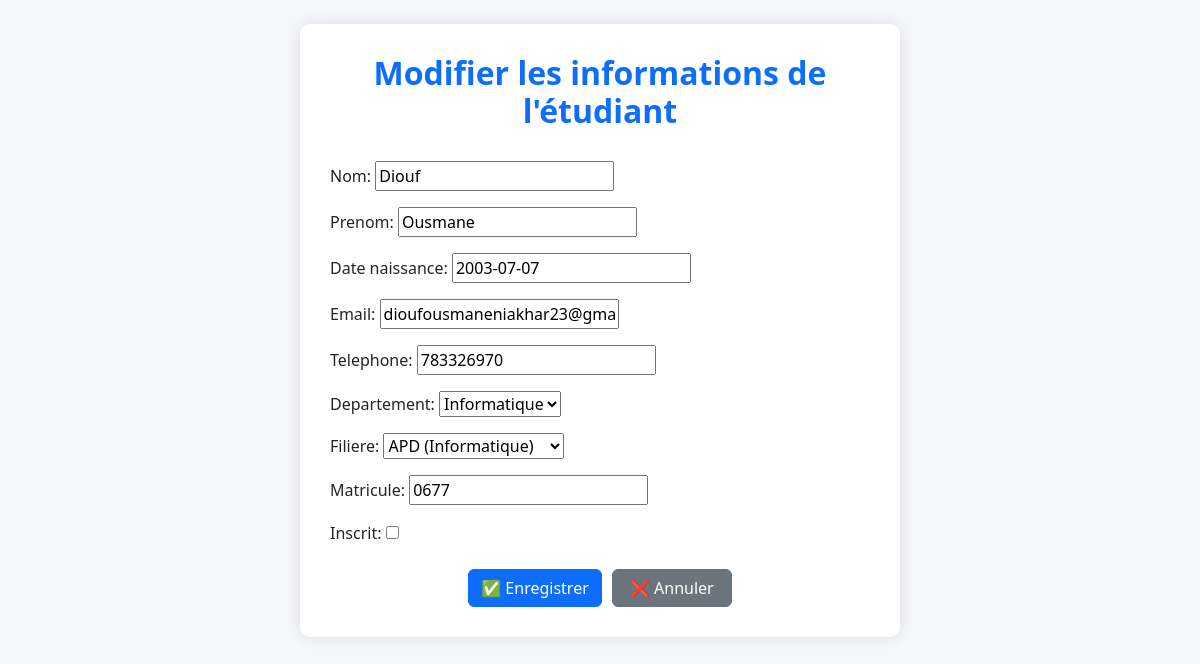
/modifier/1/, run on an earlier commit of the app's database.
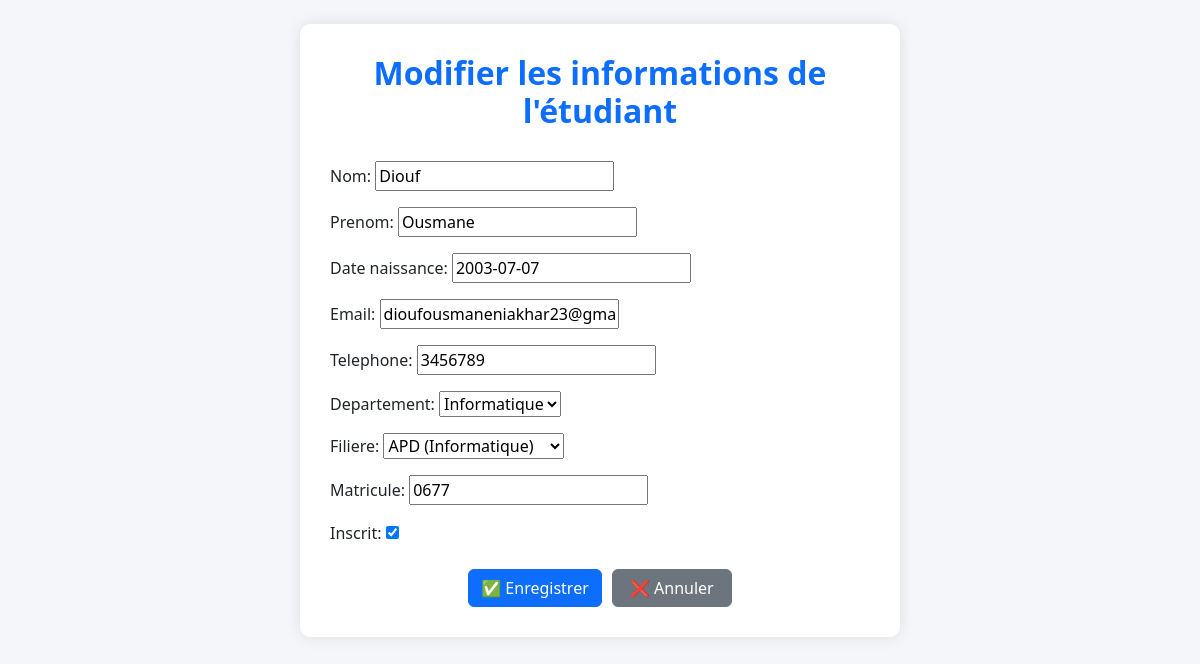
And on a later commit of the database.
### etudiants/models.py (models this page shows, shortened)
class Etudiant(models.Model):
    nom = models.CharField(max_length=100)
    prenom = models.CharField(max_length=100)
    date_naissance = models.DateField()
    email = models.EmailField()
    telephone = models.CharField(max_length=20)
    departement = models.ForeignKey(Departement, on_delete=models.CASCADE)
    filiere = models.ForeignKey(Filiere, on_delete=models.CASCADE)
    matricule = models.CharField(max_length=20, unique=True)
    date_inscription = models.DateField(auto_now_add=True)
    inscrit = models.BooleanField(default=False)  # ✅ Nouveau champ
    class Meta:
        verbose_name = "Étudiant"
        verbose_name_plural = "Étudiants"

class Departement(models.Model):
    nom = models.CharField(max_length=100)
    class Meta:
        verbose_name = "Département"
        verbose_name_plural = "Départements"
    def __str__(self):
        return self.nom

class Filiere(models.Model):
    nom = models.CharField(max_length=100)
    departement = models.ForeignKey(Departement, on_delete=models.CASCADE)
    class Meta:
        verbose_name = "Filière"
        verbose_name_plural = "Filières"
    def __str__(self):
        return f"{self.nom} ({self.departement.nom})"

### etudiants/views.py (the view)
# urls.py: path('modifier/<int:etudiant_id>/', views.modifier_etudiant, name='modifier_etudiant'),
def modifier_etudiant(request, etudiant_id):
    etudiant = get_object_or_404(Etudiant, id=etudiant_id)
    if request.method == 'POST':
        form = EtudiantForm(request.POST, instance=etudiant)
        if form.is_valid():
            form.save()
            return redirect('liste_etudiants')  # ou ta vue qui affiche la liste
    else:
        form = EtudiantForm(instance=etudiant)
    return render(request, 'etudiants/modifier_etudiant.html', {'form': form})

### etudiants/forms.py
class EtudiantForm(forms.ModelForm):
    class Meta:
        model = Etudiant
        fields = '__all__'

### etudiants/templates/etudiants/modifier_etudiant.html (shortened to what this page needs)
{% load static %}
<!DOCTYPE html>
<html lang="fr">
<head>
    <link href="https://cdn.jsdelivr.net/npm/bootstrap@5.3.0/dist/css/bootstrap.min.css" rel="stylesheet">
</head>
<body class="p-4">
    <div class="form-container">
        <h2>Modifier les informations de l'étudiant</h2>
        <form method="post">
            {{ form.as_p }}
            <div class="d-flex justify-content-center mt-4">
                <button type="submit" class="btn btn-primary">✅ Enregistrer</button>
                <a href="{% url 'liste_etudiants' %}" class="btn btn-secondary">❌ Annuler</a>
            </div>
        </form>
    </div>
</body>
</html>

### etudiants/templates/etudiants/modifier_etudiant.html (style rules this page uses)
body { background-color: #f4f6f9; font-family: 'Segoe UI', Tahoma, Geneva, Verdana, sans-serif; }
.form-container { max-width: 600px; margin: auto; background: white; padding: 30px; border-radius: 10px; box-shadow: 0px 0px 15px rgba(0, 0, 0, 0.1); }
h2 { text-align: center; color: #0d6efd; font-weight: bold; margin-bottom: 30px; }
button, .btn { min-width: 120px; }
.btn + .btn { margin-left: 10px; }

What changed in the data, as far as the page shows it:
changed Etudiant "Ousmane": telephone "783326970" → "3456789"; inscrit "☐" → "☑"
